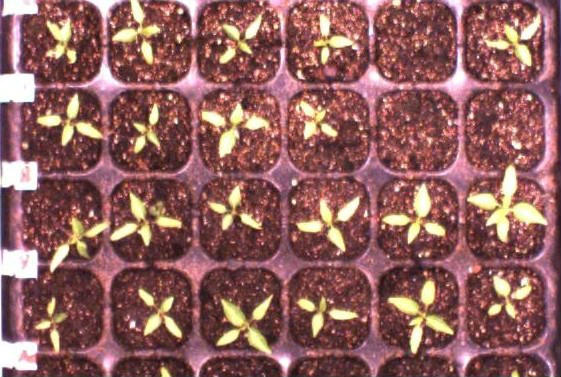
%> input picture baidusb/2222/02.jpg, 561 x 377 px
$ octave www.m   (GNU Octave 9; MATLAB toolbox functions it lacks are replaced by stand-ins)
%> lines starting %> are read from the running program, lines starting %| are printed output that depends on the picture; in (x1, y1, x2, y2) boxes, pixels count from 0 and x2, y2 are one past the last pixel; in counts of white or black regions, pixels touching at a corner belong together; the program's own positions count from 1
% std2 imfilter

A=double(imread('02.jpg'))/255;
imshow(A)
B=adapthisteq(rgb2gray(A));
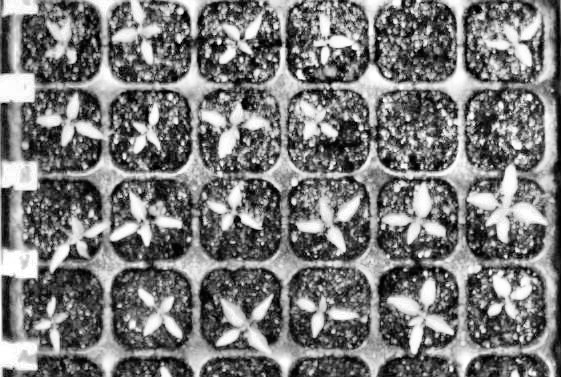
%> B: size 377x561 double; min 0, max 1, mean 0.481
imshow(B)
%%%%%%%%%%%%%%%%%%%%%%
%% 通过方差(std2)分辨格子框架所在的区域
n=2;
D = blockproc(B,[n n],@(x) std2(x.data)*ones(n));
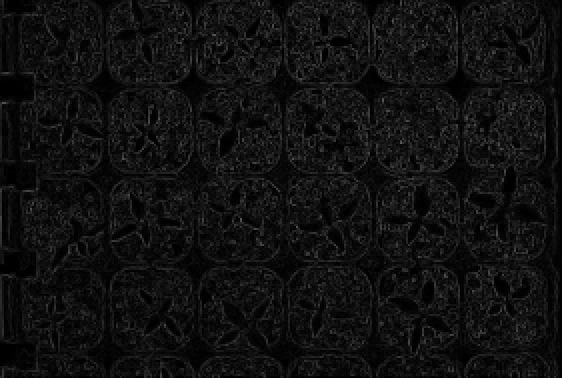
%> D: size 378x562 double; min 0, max 0.357, mean 0.0662
F=mat2gray(D);
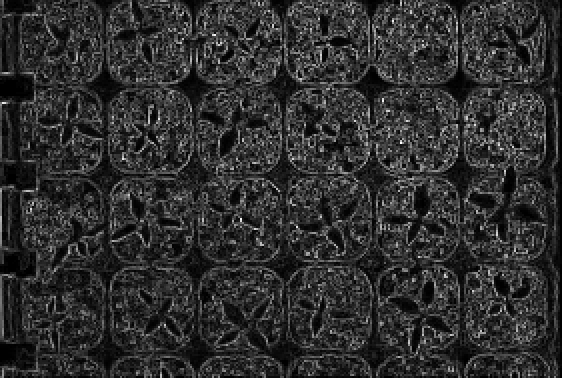
%> F: size 378x562 double; min 0, max 1, mean 0.185
imshow(F)
%%
G=im2bw(F,0.226);
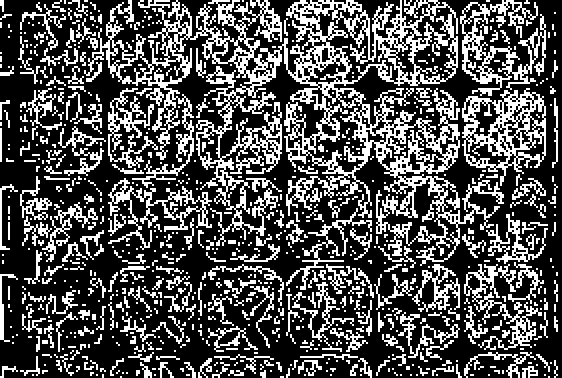
%> G: size 378x562 logical; 31.7% white in thin lines or dots
imshow(G)
H=G;
%%
% % 如果有Z（标记叶面位置的矩阵，上个程序里有）的话执行这个cell
% G(end,:)=[];
% H =~G & ~Z;
% imshow(H)
%%
I=bwareaopen(H,13);
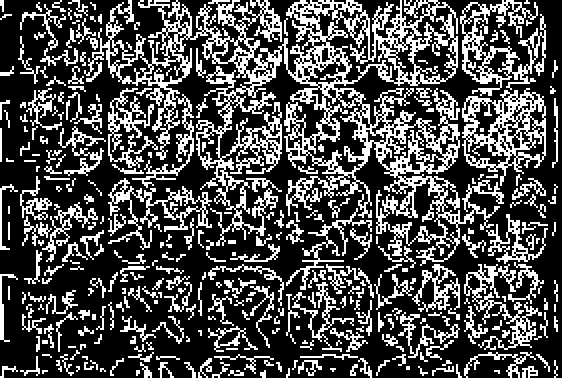
%> I: size 378x562 logical; 30.5% white in thin lines or dots
imshow(I)
%%
J=imdilate(I,strel('disk',5));
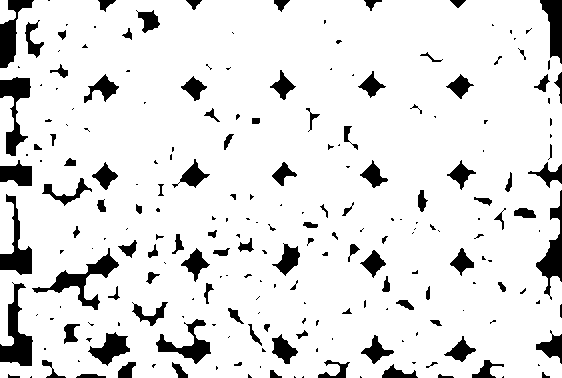
%> J: size 378x562 logical; 89% white; 227 black regions (118 under 20 px), largest, box (x1, y1, x2, y2) and area: (0, 282, 33, 366) 1225, (32, 248, 119, 310) 1182, (0, 77, 31, 156) 1025
imshow(J)
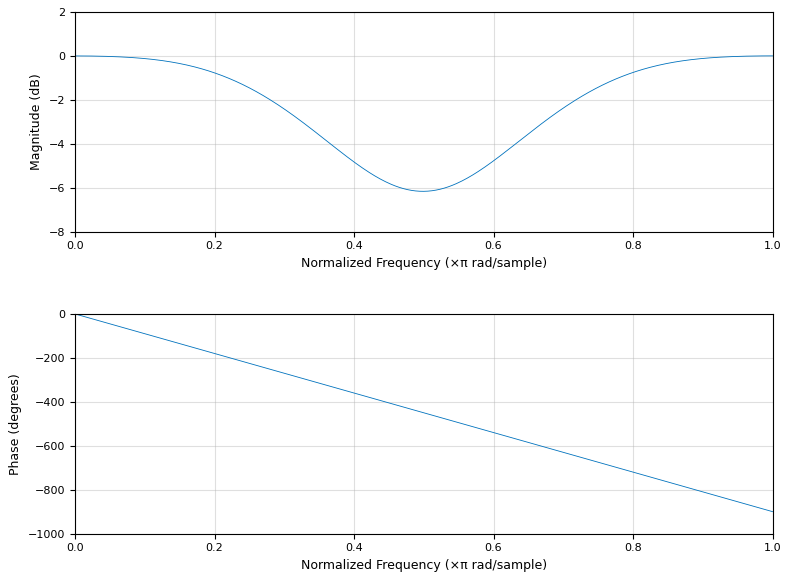
%> figure redrawn from the program's plot data, 2 panels; panel 1: curve peaks at x = 1, y = 0.0027; panel 2: curve peaks at x = 0, y = 0
%%%%%%%%%%%%%%%%%%%%%%%%%%%%%%%%%%%%%
%% 通过带阻滤波器 分辨格子框架所在的区域
b= fir1(10,[0.4 0.6],'stop');
freqz(b,1)
%> (the run ends here)
